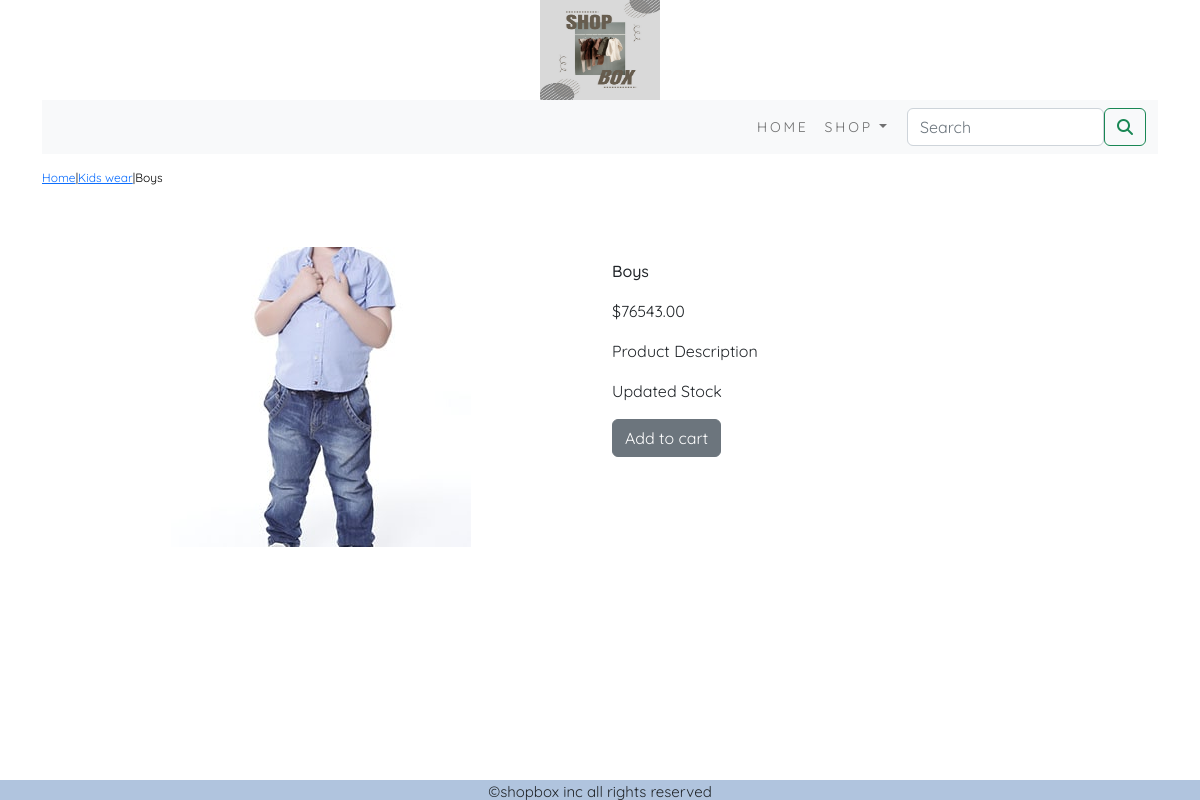
Page /ecomapp/kids-wear/kids-wear/ on the committed database.
### ecomapp/models.py (models this page shows, shortened)
class Product(models.Model):
     name=models.CharField(max_length=250,unique=True)
     slug=models.SlugField(max_length=200,unique=True)
     desc=models.TextField(blank=True)
     price=models.DecimalField(max_digits=10,decimal_places=2)
     category=models.ForeignKey(Category,on_delete=models.CASCADE)
     image = models.ImageField(upload_to='product', blank=True)
     stock=models.IntegerField()
     available=models.BooleanField(default=True)
     created=models.DateTimeField(auto_now_add=True)
     updated=models.DateTimeField(auto_now=True)
     class Meta:
         ordering = ('name',)
         verbose_name = 'product'
         verbose_name_plural = 'products'

class Category(models.Model):
    name=models.CharField(max_length=200,unique=True)
    slug=models.SlugField(max_length=200,unique=True)
    desc=models.TextField(blank=True)
    image=models.ImageField(upload_to='category',blank=True)
    class Meta:
        ordering=('name',)
        verbose_name='category'
        verbose_name_plural='categories'
    def get_url(self):
         return reverse('ecomapp:Products_by_Category',args=[self.slug])
    def __str__(self):
        return '{}'.format(self.name)

### ecomapp/views.py (the view)
# urls.py: path('<slug:c_slug>/<slug:product_slug>/',views.proDetail,name='ProdCatdetail')
def proDetail(request, c_slug, product_slug):
    try:
        product = Product.objects.get(category__slug=c_slug, slug=product_slug)
    except Exception as e:
        raise e
    return render(request, "product.html", {'product': product})

### cart/context_processors.py (called while the page is built)
def counter(request):
    item_count=0
    if 'admin' in request.path:
        return {}
    else:
        try:
            cart=Cart.objects.filter(cart_id=_cart_id(request))
            cart_items=CartItem.objects.all().filter(cart=cart[:1])
            for cart_item in cart_items:
                item_count += cart_item.quantity
        except Cart.DoesNotExist:
            item_count=0
    return dict(item_count=item_count)

### cart/views.py (called while the page is built)
def _cart_id(request):
    cart = request.session.session_key
    if not cart:
        cart = request.session.create()
    return cart

### ecomapp/context_processors.py (called while the page is built)
def menu_links(request):
    links=Category.objects.all()
    return dict(links=links)

### templates/product.html (shortened to what this page needs)
{% extends 'base.html' %}
{% load static %}
{% block content %}
<div class="row my_prod_row_class">
  <div class="mx-auto">
    <p> <a href="{% url 'ecomapp:allProdCat' %}">Home</a>|<a href="{{product.category.get_url}}">{{product.category}}</a>|{{product.name}}</p>
  </div>
</div>
<div class="container">
<br>
<div class="row">
  <div class="col-12 col-sm-12 col-md-12 col-lg-6 text-center">
    <div style="min-width:18rem">
      <img src="{{product.image.url}}" style="width:300px;height=300px" alt="{{product.name}}">
    </div>
  </div>
    <div class="col-12 col-sm-12 col-md-12 col-lg-6">
      <div>
      <h1 class="my_prod_title">{{product.name}}</h1>
      <p>${{product.price}}</p>
      <p class="my_title"> Product Description </p>
      <p class="text-justify my_prod_text">{{product.desc}}</p>
      {% if product.stock <= 0 %}
      <p class="text-justify my_prod_text"><b>Out of stock</b></p>
      {% else %}
      <a class="btn btn-secondary" href="{% url 'cart:add_cart' product.id %}">Add to cart</a>
      {% endif %}
         </div>
    </div>
</div>
</div>
</div>
{% endblock %}

### static/css/custom.css (style rules this page uses)
body { font-family: 'Quicksand', sans-serif; }
.my_title { font-size:16px; letter_spacing:.2em; text_transform:uppercase; }
.my_prod_row_class { padding-top:15px; padding-bottom:20px; }
.my_prod_row_class .mx-auto { color:#000; font-size:12px; text-decoration:none; }
.my_prod_title { font-size:16px; text_transform:uppercase; letter_spacing:.2em; padding-top:15px; padding-bottom:10px; }
.my_prod_text { padding-right:20px; }

### rows in the picture
Product: category "Kids wear", name "Boys", image (picture), price "76543.00", desc "Updated Stock"
